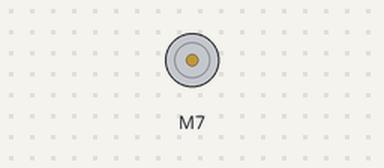
A program run on a simulated Raspberry Pi (BCM pin numbers). On the bench: DC motor (green arrow = forward, orange = backward, longer = faster). What the program prints to the terminal is not drawn.

Above: at 0.1 s.
At 39.2 s:
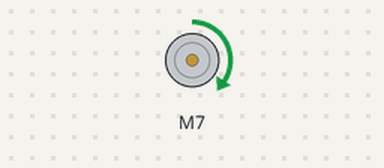
Timing chart, 0 to 40.0 s (numbered marks = the images above):
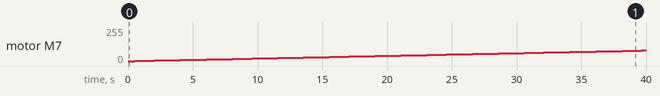

Measured:
- by itself, motor M7: moves from stopped to forward 79/255 over 39.1 s

The program:

simple_motor_demo.py
```python
#!/usr/bin/python
from Adafruit_MotorHAT import Adafruit_MotorHAT, Adafruit_DCMotor

import time
import atexit

# recommended for auto-disabling motors on shutdown!
def turnOffMotors():
	mh.getMotor(1).run(Adafruit_MotorHAT.RELEASE)
	mh.getMotor(2).run(Adafruit_MotorHAT.RELEASE)
	mh.getMotor(3).run(Adafruit_MotorHAT.RELEASE)
	mh.getMotor(4).run(Adafruit_MotorHAT.RELEASE)

atexit.register(turnOffMotors)

# create a default object, no changes to I2C address or frequency
mh = Adafruit_MotorHAT(addr=0x6F)

myMotor = mh.getMotor(3)

print "Forward! "
myMotor.run(Adafruit_MotorHAT.FORWARD)

print "\tSpeed up..."
for i in range(255):
	myMotor.setSpeed(i)
	time.sleep(0.5)

mh.getMotor(3).run(Adafruit_MotorHAT.RELEASE)

# while (True):
# 	print "Forward! "
# 	myMotor.run(Adafruit_MotorHAT.FORWARD)

# 	print "\tSpeed up..."
# 	for i in range(255):
# 		myMotor.setSpeed(i)
# 		time.sleep(0.01)
```
